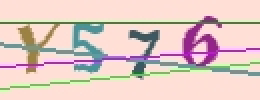
#> input picture split/sc4.jpg, 130 x 50 px (shown 2 times larger)
$ python filter1.py
#> lines starting #> are read from the running program, lines starting #| are printed output that depends on the picture; after the words box and inside, x2 and y2 are one past the last pixel; in counts of white or black regions, pixels touching at a corner belong together
import cv2
import numpy as np
from matplotlib import pyplot as plt
from PIL import Image,ImageEnhance,ImageFilter

img_name = 'sc4.jpg'
#È¥³ý¸ÉÈÅÏß
im = Image.open(img_name)
#> im is the input picture: PIL image 130x50 RGB; mean R, G, B 225, 202.2, 196.3
#Í¼Ïñ¶þÖµ»¯
enhancer = ImageEnhance.Contrast(im)
im = enhancer.enhance(2)
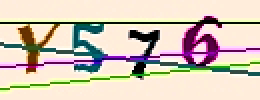
#> im: PIL image 130x50 RGB (shown 2 times larger); mean R, G, B 212.7, 199.6, 185.3
im = im.convert('1')
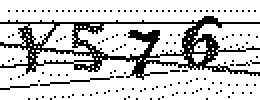
#> im: PIL image 130x50 1 (shown 2 times larger); 79.6% white; black in thin lines or dots
data = im.getdata()
w,h = im.size
#> w = 130; h = 50
#im.show()
black_point = 0
for x in xrange(1,w-1):
    for y in xrange(1,h-1):
        mid_pixel = data[w*y+x] #ÖÐÑëÏñËØµãÏñËØÖµ
        if mid_pixel == 0: #ÕÒ³öÉÏÏÂ×óÓÒËÄ¸ö·½ÏòÏñËØµãÏñËØÖµ
            top_pixel = data[w*(y-1)+x]
            left_pixel = data[w*y+(x-1)]
            down_pixel = data[w*(y+1)+x]
            right_pixel = data[w*y+(x+1)]

            #ÅÐ¶ÏÉÏÏÂ×óÓÒµÄºÚÉ«ÏñËØµã×Ü¸öÊý
            if top_pixel == 0:
                black_point += 1
            if left_pixel == 0:
                black_point += 1
            if down_pixel == 0:
                black_point += 1
            if right_pixel == 0:
                black_point += 1
            if black_point >= 3:
                im.putpixel((x,y),0)
            #print black_point
            black_point = 0

im = im.filter(ImageFilter.MedianFilter())
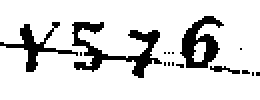
#> im: PIL image 130x50 1 (shown 2 times larger); 85.2% white; 16 black regions (12 under 20 px), largest, box (x1, y1, x2, y2) and area: (36, 11, 81, 39) 404, (90, 8, 112, 34) 277, (0, 11, 39, 36) 218, (105, 33, 120, 37) 30
enhancer = ImageEnhance.Contrast(im)
#> (the run stopped early here; a loop or call above may not have finished)

$ run again, with split/sc1.jpg copied over split/sc4.jpg
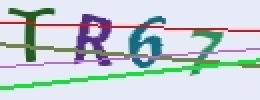
#> input picture split/sc1.jpg, 130 x 50 px (shown 2 times larger)
#> im is the input picture: PIL image 130x50 RGB; mean R, G, B 197, 207.9, 211.9
#> `im = im.convert('1')`:
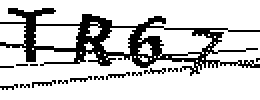
#> im: PIL image 130x50 1 (shown 2 times larger); 79.8% white; 16 black regions (15 under 20 px), largest, box (x1, y1, x2, y2) and area: (0, 4, 130, 38) 1176
#> `im = im.filter(ImageFilter.MedianFilter())`:
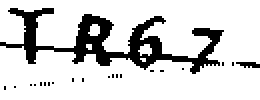
#> im: PIL image 130x50 1 (shown 2 times larger); 82.7% white; 21 black regions (19 under 20 px), largest, box (x1, y1, x2, y2) and area: (0, 4, 112, 37) 1067, (118, 31, 130, 34) 26

$ run again, with split/sc2.jpg copied over split/sc4.jpg
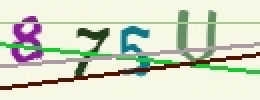
#> input picture split/sc2.jpg, 130 x 50 px (shown 2 times larger)
#> im is the input picture: PIL image 130x50 RGB; mean R, G, B 210.7, 215.9, 197.3
#> `im = im.convert('1')`:
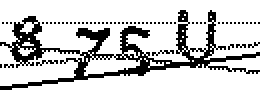
#> im: PIL image 130x50 1 (shown 2 times larger); 80.6% white; black in thin lines or dots, all inside (x1, y1, x2, y2) = (0, 5, 130, 45)
#> `im = im.filter(ImageFilter.MedianFilter())`:
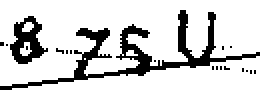
#> im: PIL image 130x50 1 (shown 2 times larger); 83% white; 19 black regions (17 under 20 px), largest, box (x1, y1, x2, y2) and area: (0, 5, 130, 45) 837, (5, 8, 24, 32) 230

$ run again, with split/sc3.jpg copied over split/sc4.jpg
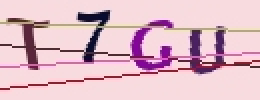
#> input picture split/sc3.jpg, 130 x 50 px (shown 2 times larger)
#> im is the input picture: PIL image 130x50 RGB; mean R, G, B 224, 187.9, 199.6
#> `im = im.convert('1')`:
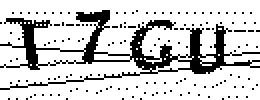
#> im: PIL image 130x50 1 (shown 2 times larger); 80% white; 147 black regions (146 under 20 px), largest, box (x1, y1, x2, y2) and area: (0, 5, 130, 45) 1131
#> `im = im.filter(ImageFilter.MedianFilter())`:
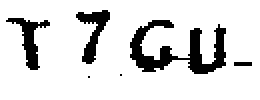
#> im: PIL image 130x50 1 (shown 2 times larger); 85.9% white; 6 black regions (3 under 20 px), largest, box (x1, y1, x2, y2) and area: (65, 10, 113, 37) 527, (38, 5, 55, 32) 184, (3, 9, 25, 35) 184
